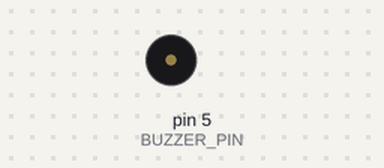
The program below on a simulated Teensy 4. On the bench: buzzer (waves = sounding). What the program prints to the serial monitor is not drawn.

Above: at 2.0 s.
Timing chart, 0 to 5.6 s (numbered marks = the images above):
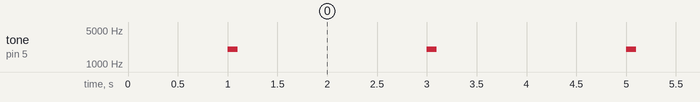

The program:

main.cpp
```cpp
#include <Arduino.h>

// The schematic connects the buzzer circuit to Teensy digital pin 5.
const int BUZZER_PIN = 5;

// These values keep the test easy to change and easy to explain.
const int BEEP_FREQUENCY_HZ = 2000;
const int BEEP_DURATION_MS = 100;
const int TIME_BETWEEN_BEEPS_MS = 2000;

void setup() {
  // Serial lets us see that the Teensy is running the uploaded test code.
  Serial.begin(115200);
  delay(1000);

  Serial.println("ARTS buzzer hardware test");
  Serial.println("The buzzer should beep once now, then once every 2 seconds.");

  // Set the buzzer pin as an output before using it.
  pinMode(BUZZER_PIN, OUTPUT);

  // tone(pin, frequency, duration) creates the sound on a passive buzzer.
  tone(BUZZER_PIN, BEEP_FREQUENCY_HZ, BEEP_DURATION_MS);
}

void loop() {
  // Wait between beeps so each beep is easy to hear.
  delay(TIME_BETWEEN_BEEPS_MS);

  Serial.print("Beep at ");
  Serial.print(millis());
  Serial.println(" ms");

  tone(BUZZER_PIN, BEEP_FREQUENCY_HZ, BEEP_DURATION_MS);
}
```

Measured:
- by itself, tone on pin 5 (BUZZER_PIN): alternates 2000 Hz for 0.10 s and silent for 1.9 s
